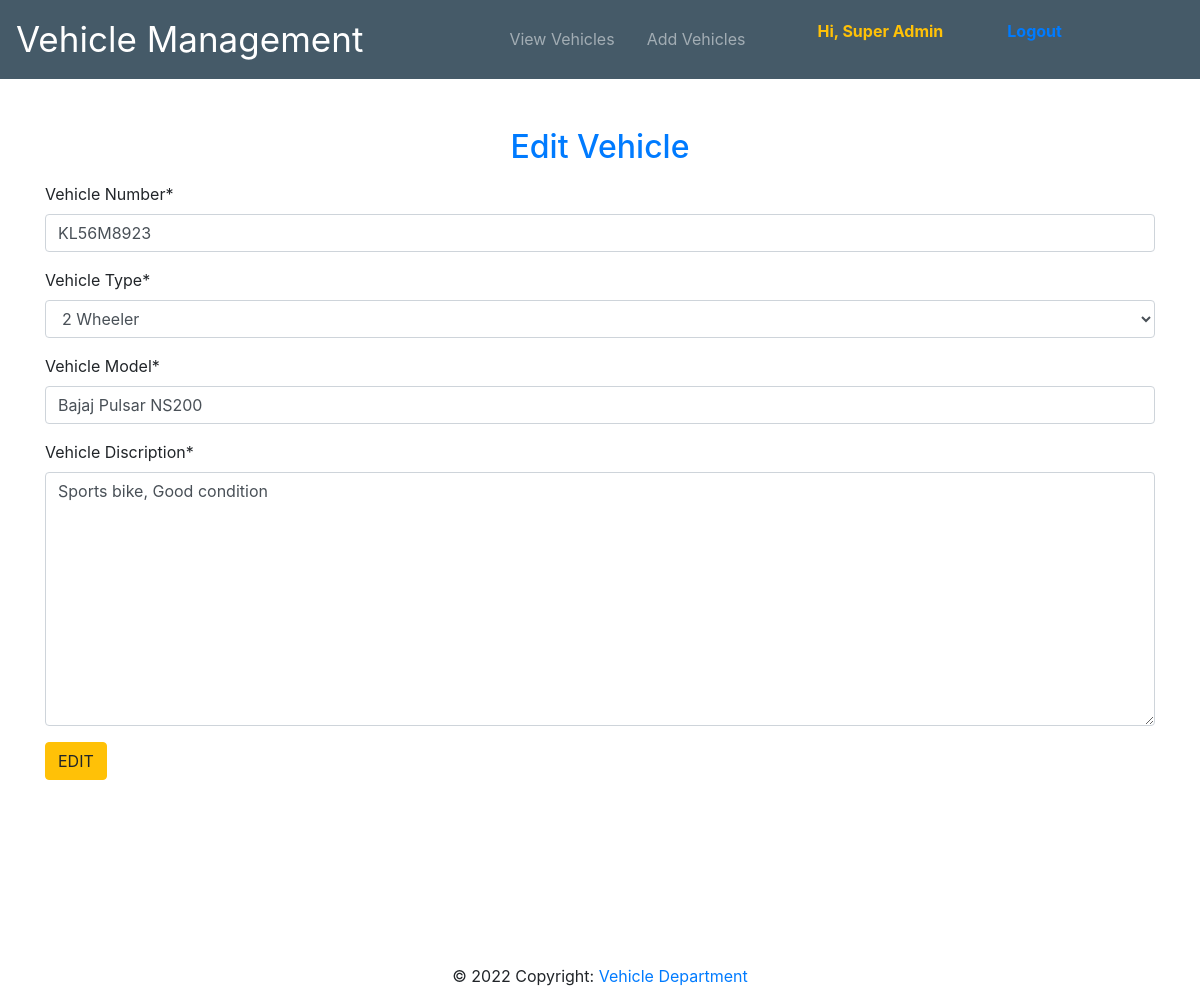
Screenshot of /edit_vehicle/17 (signed in) with the database file from the repository.
### vehicle/models.py (models this page shows)
class Vehicle(models.Model):
    vh_number = models.CharField(max_length=20,verbose_name="Vehicle Number",blank=False)
    vh_type = models.CharField(max_length=20,verbose_name="Vehicle Type", choices=COLOR_CHOICES,blank=False)
    vh_model = models.CharField(max_length=20,verbose_name="Vehicle Model",blank=False)
    vh_disc = models.TextField(verbose_name="Vehicle Discription",blank=False)
    class Meta:
        db_table = "Vehicles"

### vehicle/views.py (the view, shortened to what this page needs)
# urls.py: path("edit_vehicle/<int:vid>",views.edit_vehicle,name="editV"),
@login_required(login_url='/login')
def edit_vehicle(request,vid):
    if request.user.has_perm('vehicle.change_vehicle'):
        if request.method == "GET":
            record = Vehicle.objects.get(id = vid)
            form_ob = VehicleForm(instance=record)
            return render (request,"edit_vehicle.html",{'form':form_ob})
    return HttpResponse('Permission denied for the user')

### vehicle/forms.py
class VehicleForm(forms.ModelForm):
    class Meta:
        model = Vehicle
        fields = "__all__"

### templates/edit_vehicle.html (shortened to what this page needs)
{%extends 'index.html'%}
{% load crispy_forms_tags %}
{%block content%}
<div class="container">
    <h2 class="text-primary text-center m-3"> Edit Vehicle</h2>
    <form method="POST">
    {{form|crispy}}
    <button class="btn btn-warning"> EDIT</button>
    </form>
</div>
{%endblock%}

### templates/index.html (shortened to what this page needs)
{%load static%}
<!doctype html>
<html lang="en">
  <head>
    <link rel="stylesheet" href="https://stackpath.bootstrapcdn.com/bootstrap/4.3.1/css/bootstrap.min.css">
    <link rel="stylesheet" href="../static/css/main.css">
  </head>
  <body>
    <header class="sticky-top">
        <nav class="navbar navbar-expand-lg navbar-dark" style="background-color: #455a68;">
            <a class="navbar-brand" href="/" style="font-size:35px ;">Vehicle Management</a>
            <div class="collapse navbar-collapse justify-content-center" id="navbarNavDropdown">
              <ul class="navbar-nav">
                {% if request.user.is_authenticated %}
                  <li class="nav-item mr-3">
                  <a class="nav-link" href="/view_vehicle">View Vehicles</a>
                  </li>
                    {%if request.user.is_superuser%}
                      <li class="nav-item mr-3">
                      <a class="nav-link" href="/add_vehicle">Add Vehicles</a>
                      </li>
                    {%endif%}
                  <li class="nav-item ml-5 mr-auto ">
                      <a class="text-warning mr-3"> <strong>Hi, {{user.first_name}}</strong></a>
                  </li>
                  <li class="nav-item ml-5 mr-auto">
                      <a class="text-primary" href="/logout"> <strong> Logout</strong></a>
                  </li>
                {%endif%}
              </ul>
            </div>
          </nav>
    </header>
    <div class="container text-right">
      <h3 class="text-primary" id="livetime">&nbsp;</h3>
    </div>
    {% block content %}{% endblock content %}
<footer class="page-footer font-small cyan darken-3">
  <div class="container">
    <div class="row">
      <div class="col-md-12 py-5">
        <div class="mb-5 flex-center">
          <a class="fb-ic">
          </a>
          <a class="tw-ic">
          </a>
          <a class="gplus-ic">
          </a>
          <a class="li-ic">
          </a>
          <a class="ins-ic">
          </a>
        </div>
      </div>
    </div>
  </div>
  <div class="footer-copyright text-center py-3">© 2022 Copyright:
    <a href="/"> Vehicle Department </a>
  </div>
</footer>
  </body>
</html>

### rows the page displays
Vehicle: vh_number "KL56M8923", vh_type "2 Wheeler", vh_model "Bajaj Pulsar NS200", vh_disc "Sports bike, Good condition"

### other values shown
{{ user.first_name }} "Super Admin"
